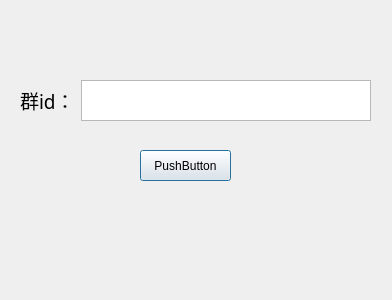
<?xml version="1.0" encoding="UTF-8"?>
<ui version="4.0">
 <class>Dialog</class>
 <widget class="QDialog" name="Dialog">
  <property name="geometry">
   <rect>
    <x>0</x>
    <y>0</y>
    <width>392</width>
    <height>300</height>
   </rect>
  </property>
  <property name="windowTitle">
   <string>Dialog</string>
  </property>
  <widget class="QPushButton" name="pushButton">
   <property name="geometry">
    <rect>
     <x>140</x>
     <y>150</y>
     <width>91</width>
     <height>31</height>
    </rect>
   </property>
   <property name="text">
    <string>PushButton</string>
   </property>
  </widget>
  <widget class="QWidget" name="formLayoutWidget">
   <property name="geometry">
    <rect>
     <x>20</x>
     <y>80</y>
     <width>351</width>
     <height>41</height>
    </rect>
   </property>
   <layout class="QFormLayout" name="formLayout">
    <item row="0" column="0">
     <widget class="QLabel" name="label">
      <property name="font">
       <font>
        <family>Agency FB</family>
        <pointsize>14</pointsize>
       </font>
      </property>
      <property name="text">
       <string>群id：</string>
      </property>
     </widget>
    </item>
    <item row="0" column="1">
     <widget class="QTextEdit" name="textEdit"/>
    </item>
   </layout>
  </widget>
 </widget>
 <resources/>
 <connections/>
</ui>
